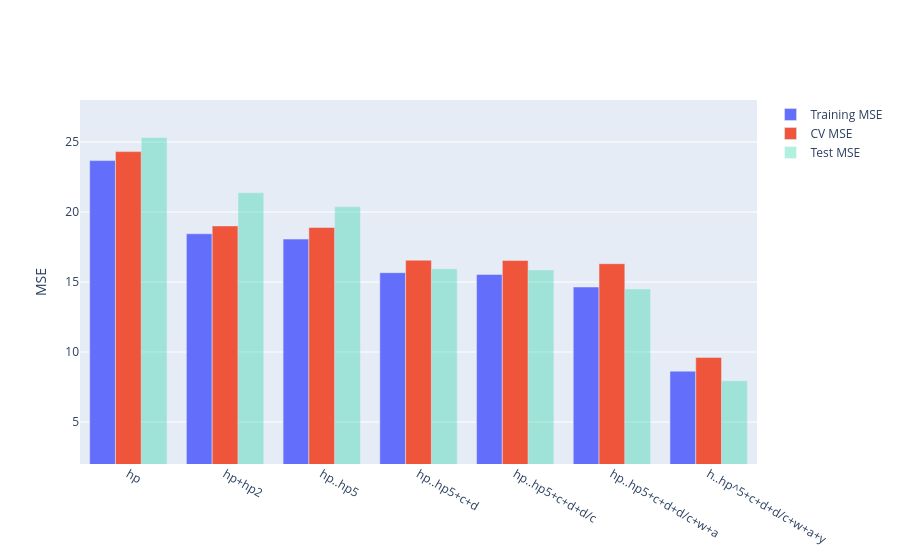

The cell this chart's notebook holds for it:
### Markdown cell above
Comparing the models

### Code cell
fig = compare_models(models)
fig.update_yaxes(range=[2,28], title="MSE")

### Figure 1 — Plotly figure (JSON) as saved in the notebook; plotly's stock layout.template omitted (floating-point values rounded to 4 significant figures)
{"data": [{"name": "Training MSE", "type": "bar", "x": ["hp", "hp+hp2", "hp..hp5", "hp..hp5+c+d", "hp..hp5+c+d+d/c", "hp..hp5+c+d+d/c+w+a", "h..hp^5+c+d+d/c+w+a+y"], "y": [23.67, 18.44, 18.06, 15.67, 15.54, 14.64, 8.634]}, {"name": "CV MSE", "type": "bar", "x": ["hp", "hp+hp2", "hp..hp5", "hp..hp5+c+d", "hp..hp5+c+d+d/c", "hp..hp5+c+d+d/c+w+a", "h..hp^5+c+d+d/c+w+a+y"], "y": [24.31, 19.01, 18.89, 16.56, 16.54, 16.31, 9.613]}, {"name": "Test MSE", "opacity": 0.3, "type": "bar", "x": ["hp", "hp+hp2", "hp..hp5", "hp..hp5+c+d", "hp..hp5+c+d+d/c", "hp..hp5+c+d+d/c+w+a", "h..hp^5+c+d+d/c+w+a+y"], "y": [25.32, 21.38, 20.38, 15.95, 15.86, 14.5, 7.947]}], "layout": {"autosize": true, "xaxis": {"autorange": true, "range": [-0.5, 6.5], "type": "category"}, "yaxis": {"range": [2, 28], "title": {"text": "MSE"}, "type": "linear"}}}
